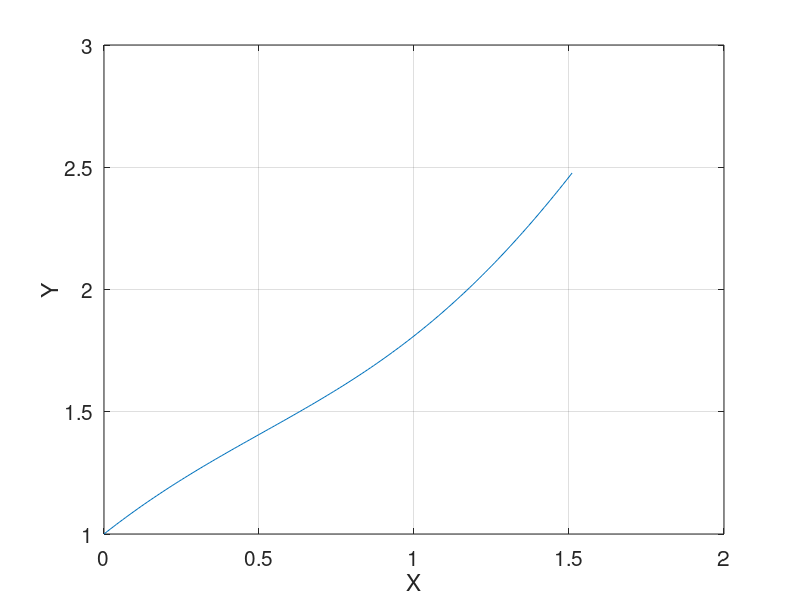

The MATLAB source for this figure:
clc;
clear;
Y= zeros(0,150);  
Y1= zeros(0,150); % Y1=Y'
Y2= zeros(0,150); % Y2=Y1'=Y''
Y3= zeros(0,150); % Y3=Y2'=Y'''
Y4= zeros(0,150); % Y4=Y3'=Y''''
X= zeros(0,150);  
% Set intial values
Y(1)=1;
Y1(1)=1;
Y2(1)=-1;
Y3(1)=1;
Y4(1)=-1;
X(1)=0;
h= 0.01; % step given
k = 2;% to Acess the value of the next state
  

for i=0:0.01:1.5
%set the peridictive values
X(k) = i+0.01;
Y(k) =Y(k-1)+h*Y1(k-1);
Y1(k) =Y1(k-1)+h*Y2(k-1);
Y2(k) =Y2(k-1)+h*Y3(k-1);
Y3(k) =Y3(k-1)+h*Y4(k-1);
Y4(k) =cos(2*X(k))-4*Y2(k); % given
% begin to calculate the corrective value with 10 iterations
for j=0:1:10
Y3(k)=Y3(k-1)+h*((Y4(k-1)+Y4(k))/2);
Y2(k)=Y2(k-1)+h*((Y3(k-1)+Y3(k))/2);
Y1(k)=Y1(k-1)+h*((Y2(k-1)+Y2(k))/2);
Y(k)=Y(k-1)+h*((Y1(k-1)+Y1(k))/2);
end 
k=k+1;
end 
plot(X,Y)
xlabel('X')                      %Labeling Horizontal Axis
ylabel('Y')                      %Labeling Vertical Axis
grid on
set(gca,'Fontsize',15)           %Changing the font size of the labels